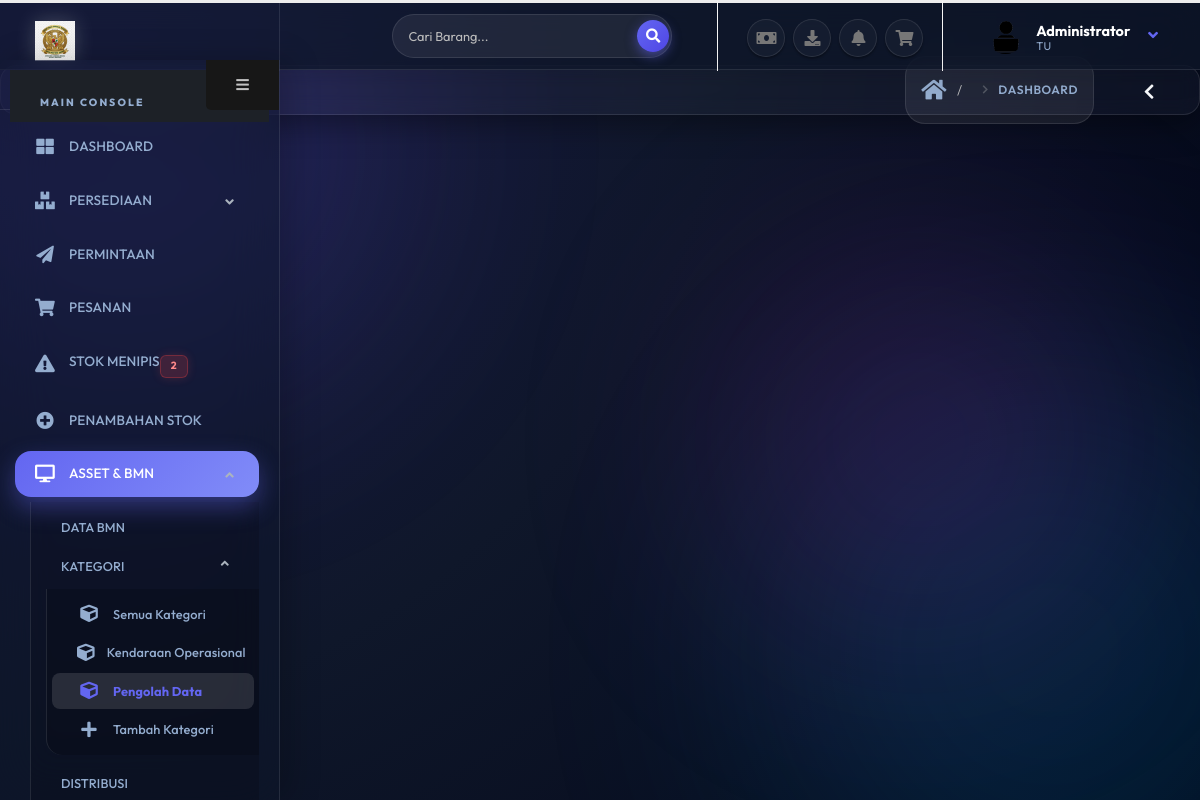
Page /su.php?p=bmn&kat=210421110233&nm=Pengolah+Data (signed in) on the committed database.
### tables this page shows
CREATE TABLE setting (
  setting_id   VARCHAR(20) PRIMARY KEY,
  title_head   VARCHAR(100) NOT NULL,
  nama_kantor  VARCHAR(150) NOT NULL,
  alamat_kantor VARCHAR(200) NOT NULL,
  telp_kantor  VARCHAR(20) NOT NULL,
  email_kantor VARCHAR(50) NOT NULL,
  logo_header  VARCHAR(50) NOT NULL,
  created_at   DATETIME DEFAULT CURRENT_TIMESTAMP,
  updated_at   DATETIME DEFAULT CURRENT_TIMESTAMP
, favicon TEXT DEFAULT 'favicon.png');

CREATE TABLE bagian (
  id_seksi    VARCHAR(25) PRIMARY KEY,
  induk       VARCHAR(35) NOT NULL,
  bagian      VARCHAR(35) NOT NULL,
  keterangan  TEXT NOT NULL DEFAULT '',
  urutan      INTEGER NOT NULL DEFAULT 0,
  created_at  DATETIME DEFAULT CURRENT_TIMESTAMP
);

CREATE TABLE kat_bmn (
  id_kat   VARCHAR(20) PRIMARY KEY,
  editor   VARCHAR(30) NOT NULL DEFAULT '',
  nama_kat VARCHAR(30) NOT NULL,
  ket_kat  VARCHAR(250) NOT NULL DEFAULT '',
  status   VARCHAR(15) NOT NULL DEFAULT 'ON',
  created_at DATETIME DEFAULT CURRENT_TIMESTAMP
);

### global/koneksi.php (called while the page is built, shortened)
<?php
function db_execute(PDO $pdo, string $sql, array $params = []): PDOStatement {
    $stmt = $pdo->prepare($sql);
    $stmt->execute($params);
    return $stmt;
}
function db_fetch_all(PDO $pdo, string $sql, array $params = []): array {
    $stmt = db_execute($pdo, $sql, $params);
    return $stmt->fetchAll();
}
function db_fetch_column(PDO $pdo, string $sql, array $params = [], int $col = 0) {
    $stmt = db_execute($pdo, $sql, $params);
    return $stmt->fetchColumn($col);
}
?>

### content/bmn.php (the view, shortened to what this page needs)
<div class="row">
    <div class="col">
    </div>
</div>

### su.php (shortened to what this page needs)
<?php
$level = $_SESSION["levelp"];
if ($level === "su") {
    require_once "global/koneksi.php";
    $stmt_set = $bp->query("SELECT * FROM setting ORDER BY setting_id LIMIT 1");
    $set = $stmt_set->fetch();
    $stmt_sek = $bp->prepare("SELECT bagian FROM bagian WHERE id_seksi = :seksi");
    $stmt_sek->execute(['seksi' => $_SESSION['seksip']]);
    $sek = $stmt_sek->fetch();
?>
<!DOCTYPE html>
<html lang="id" class="fixed has-top-menu">
<head>
    <link rel="stylesheet" href="vendor/bootstrap/css/bootstrap.css" />
    <link rel="stylesheet" href="vendor/animate/animate.css">
    <link rel="stylesheet" href="vendor/font-awesome/css/all.min.css" />
    <link rel="stylesheet" href="vendor/magnific-popup/magnific-popup.css" />
    <link rel="stylesheet" href="vendor/bootstrap-datepicker/css/bootstrap-datepicker3.css" />
    <link rel="stylesheet" href="vendor/jquery-ui/jquery-ui.css" />
    <link rel="stylesheet" href="vendor/jquery-ui/jquery-ui.theme.css" />
    <link rel="stylesheet" href="vendor/select2/css/select2.css" />
    <link rel="stylesheet" href="vendor/select2-bootstrap-theme/select2-bootstrap.min.css" />
    <link rel="stylesheet" href="vendor/datatables/media/css/dataTables.bootstrap4.css" />
    <link rel="stylesheet" href="vendor/pnotify/pnotify.custom.css" />
    <link rel="stylesheet" href="css/theme.css" />
    <link rel="stylesheet" href="css/skins/default.css" />
    <link rel="stylesheet" href="css/custom.css">
</head>
<body onload="myFunction()" class="loading-overlay-showing" data-loading-overlay>
    <div class="blob blob-1"></div>
    <div class="blob blob-2"></div>
    <div class="blob blob-3"></div>
    <section class="body">
        <header class="header">
            <div class="logo-container">
                <a href="su.php" class="logo">
                    <img src="img/<?= htmlspecialchars($set['logo_header']) ?>" height="55" alt="Logo" />
                </a>
            </div>
            <div class="header-right">
                <form action="?p=stok" method="get" class="search nav-form d-none d-md-block mr-3">
                    <div class="input-group">
                        <input type="text" class="form-control" name="k" id="k" placeholder="Cari Barang...">
                        <span class="input-group-append">
                            <button class="btn btn-primary" type="submit"><i class="fas fa-search"></i></button>
                        </span>
                    </div>
                </form>
                <ul class="notifications">
                    <li>
                        <a href="#" class="dropdown-toggle notification-icon" data-toggle="dropdown">
                            <i class="fas fa-money-bill"></i>
                        </a>
                    </li>
                    <li>
                        <a href="#" class="dropdown-toggle notification-icon" data-toggle="dropdown">
                            <i class="fas fa-download"></i>
                        </a>
                    </li>
                    <li>
                        <a href="#" class="dropdown-toggle notification-icon" data-toggle="dropdown">
                            <i class="fas fa-bell"></i>
                        </a>
                    </li>
                    <li>
                        <a href="#" class="dropdown-toggle notification-icon" data-toggle="dropdown">
                            <i class="fas fa-shopping-cart"></i>
                        </a>
                    </li>
                </ul>
                <div id="userbox" class="userbox">
                    <a href="#" data-toggle="dropdown">
                        <figure class="profile-picture">
                            <img src="img/users/<?= htmlspecialchars($_SESSION['photop']) ?>" alt="User" class="rounded-circle" />
                        </figure>
                        <div class="profile-info">
                            <span class="name"><?= htmlspecialchars($_SESSION['namap']) ?></span>
                            <span class="role"><?= htmlspecialchars($sek['bagian'] ?? 'General') ?></span>
                        </div>
                        <i class="fa custom-caret"></i>
                    </a>
                </div>
            </div>
        </header>
        <section class="page-header">
            <div class="right-wrapper text-right">
                <ol class="breadcrumbs">
                    <li><a href="su.php"><i class="fas fa-home"></i></a></li>
                    <li><span>Dashboard</span></li>
                </ol>
                <a class="sidebar-right-toggle" data-open="sidebar-right"><i class="fas fa-chevron-left"></i></a>
            </div>
        </section>
        <div class="inner-wrapper">
            <?php include("global/leftnav-su.php"); ?>
            <main role="main" class="content-body">
                <?php include("global/content.php"); ?>
            </main>
        </div>
    </section>
</body>
</html>
<?php
} else {
    header("location:index.php");
    exit;
}
?>

### global/leftnav-su.php (shortened to what this page needs)
<?php
$current_p = $_GET['p'] ?? '';
?>
<aside id="sidebar-left" class="sidebar-left">
    <div class="sidebar-header">
        <div class="sidebar-title">
            Main Console
        </div>
        <div class="sidebar-toggle d-none d-md-block" data-toggle-class="sidebar-left-collapsed" data-target="html" data-fire-event="sidebar-left-toggle">
            <i class="fas fa-bars" aria-label="Toggle sidebar"></i>
        </div>
    </div>
    <div class="nano">
            <div class="nano-content">
                <nav id="menu" class="nav-main" role="navigation">
                    <ul class="nav nav-main">
                        <li class="<?= ($current_p == '' || $current_p == 'home') ? 'nav-active' : '' ?>">
                            <a class="nav-link" href="su.php">
                                <i class="fas fa-th-large"></i>
                                <span>DASHBOARD</span>
                            </a>
                        </li>
                        <li class="nav-parent <?= in_array($current_p, ['stok_all', 'stok_kat', 'kat', 'kat_add', 'rekap', 'rekap_stok', 'rekap_pemakai', 'stok', 'stok_add']) ? 'nav-expanded nav-active' : '' ?>">
                            <a class="nav-link" href="#">
                                <i class="fas fa-boxes"></i>
                                <span>PERSEDIAAN</span>
                            </a>
                        </li>
                        <li class="<?= $current_p == 'permintaan' ? 'nav-active' : '' ?>">
                            <a class="nav-link" href="?p=permintaan">
                                <i class="fas fa-paper-plane" aria-hidden="true"></i>
                                <span>PERMINTAAN
                                ?></span>
                            </a>
                        </li>
                        <li class="<?= $current_p == 'pesanan' ? 'nav-active' : '' ?>">
                            <a class="nav-link" href="?p=pesanan">
                                <i class="fas fa-shopping-cart" aria-hidden="true"></i>
                                <span>PESANAN
                                </span>
                            </a>
                        </li>
<?php
$hampir = (int)db_fetch_column($bp, "SELECT COUNT(*) FROM stok_barang WHERE jumlah_stok <= stok_minimal AND aktif = 'ya'");
?>
                        <li class="<?= $current_p == 'menipis' ? 'nav-active' : '' ?>">
                            <a class="nav-link" href="?p=menipis">
                                <i class="fas fa-exclamation-triangle" aria-hidden="true"></i>
                                <span>STOK MENIPIS <span class="float-right badge badge-danger"><?= $hampir ?></span></span>
                            </a>
                        </li>
                        <li class="<?= $current_p == 'cekin' ? 'nav-active' : '' ?>">
                            <a class="nav-link" href="?p=cekin">
                                <i class="fas fa-plus-circle" aria-hidden="true"></i>
                                <span>PENAMBAHAN STOK
                                ?> </span>
                            </a>
                        </li>
                        <li class="nav-parent <?= in_array($current_p, ['bmn_kat', 'bmn', 'bmn_dist', 'bmn_add']) ? 'nav-expanded nav-active' : '' ?>">
                            <a class="nav-link" href="#">
                                <i class="fas fa-desktop" aria-hidden="true"></i>
                                <span>ASSET & BMN</span>
                            </a>
                            <ul class="nav nav-children">
                                <li class="<?= $current_p == 'bmn_kat' ? 'active' : '' ?>">
                                    <a class="nav-link" href="?p=bmn_kat">
                                        DATA BMN
                                    </a>
                                </li>
                                <li class="nav-parent <?= $current_p == 'bmn' ? 'nav-expanded' : '' ?>">
                                    <a>
                                        KATEGORI
                                    </a>
                                    <ul class="nav nav-children">
                                    <?php
                                        $skat_bmn = db_fetch_all($bp, "SELECT * FROM kat_bmn ORDER BY nama_kat");
                                        if (count($skat_bmn) > 0) {
                                            echo "<li class='".($current_p == 'bmn_kat' ? 'active' : '')."'><a class='nav-link' href='?p=kat'><i class='fa fa-cube'></i> Semua Kategori</a></li>";
                                            foreach ($skat_bmn as $kat) {
                                                $active_bmn = ($current_p == 'bmn' && ($_GET['kat'] ?? '') == $kat['id_kat']) ? 'active' : '';
                                                echo "<li class='$active_bmn'><a class='nav-link' href='?p=stok&kat=" . htmlspecialchars($kat['id_kat']) . "'><i class='fa fa-cube'></i> " . htmlspecialchars($kat['nama_kat']) . "</a></li>";
                                            }
                                        }
                                    ?>
                                        <li>
                                            <a class="nav-link" href="?p=kat_add">
                                                <i class="fa fa-plus"></i> Tambah Kategori
                                            </a>
                                        </li>
                                    </ul>
                                </li>
                                <li class="<?= $current_p == 'bmn_dist' ? 'active' : '' ?>">
                                    <a class="nav-link" href="?p=bmn_dist">
                                        DISTRIBUSI
                                    </a>
                                </li>
                            </ul>
                        </li>
                    </ul>
                </nav>
            </div>
        </div>
    </aside>

### css/skins/default.css (style rules this page uses)
a { color: #0088cc; }
ul.nav-main > li.nav-active > a { -webkit-box-shadow: 2px 0 0 #0088cc inset; box-shadow: 2px 0 0 #0088cc inset; }
html .btn-primary { background-color: #0088cc; border-color: #0088cc #0088cc #006699; color: #ffffff; }
.notifications .notification-menu:before, .notifications .notification-icon:before { border-bottom-color: #0088cc; }

### rows in the picture
setting: logo_header (picture)
bagian: bagian "TU"
kat_bmn: nama_kat "Kendaraan Operasio…"
kat_bmn: nama_kat "Pengolah Data"

### other values in the picture
$_SESSION['namap'] "Administrator"
$hampir "2"
